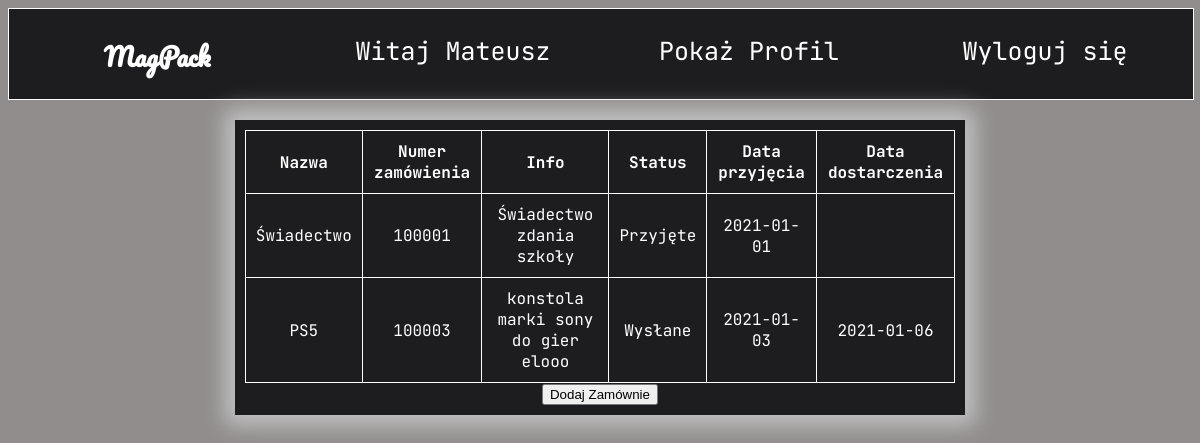
Before: /magpack.php (signed in) with the older database file.
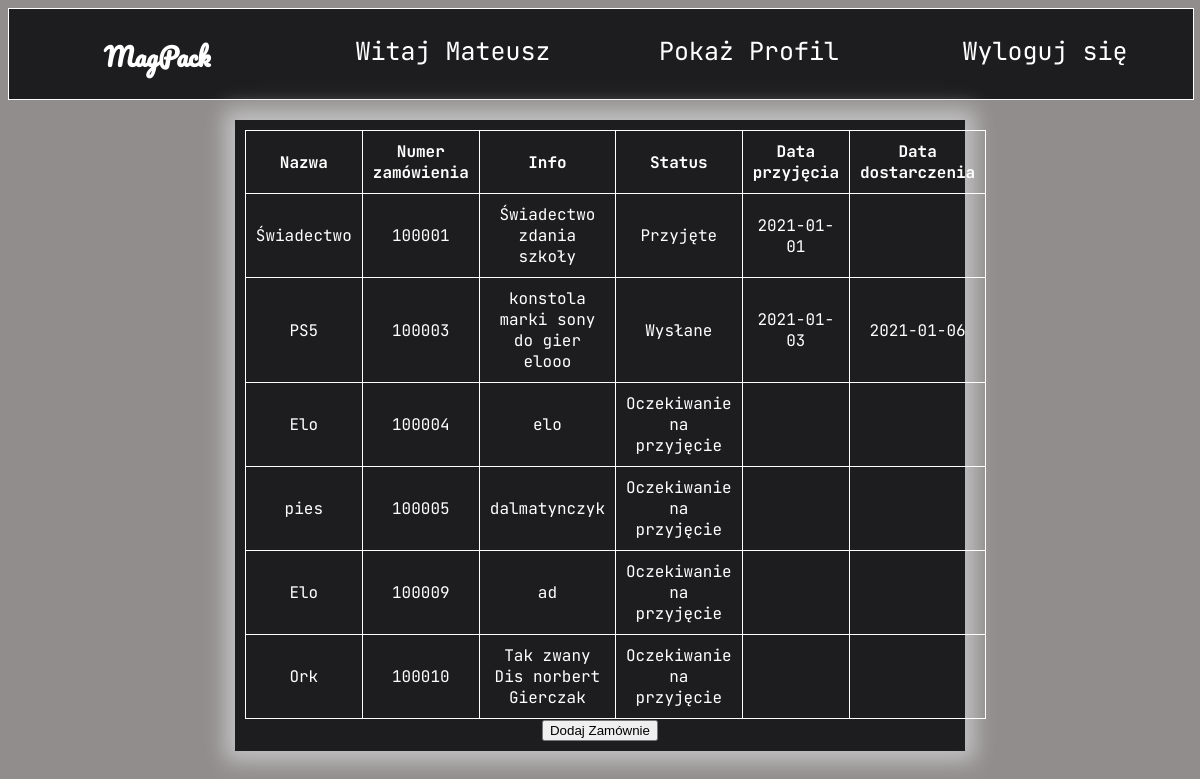
After: the same page with the newer database file.
### tables this page shows
CREATE TABLE `status` (
  `id` int(11) NOT NULL,
  `status` varchar(45) NOT NULL,
  `date_admission` date DEFAULT NULL,
  `date_shipment` date DEFAULT NULL,
  `orderid` int(11) NOT NULL
);

CREATE TABLE `orders` (
  `id` int(11) NOT NULL,
  `name` varchar(45) NOT NULL,
  `number` int(11) NOT NULL,
  `info` text NOT NULL,
  `userid` int(11) NOT NULL,
  `employeesid` int(11) NOT NULL
);

### magpack.php (the view, shortened to what this page needs)
<!DOCTYPE html>
<html lang="PL=pl">
<head>
    <link rel="stylesheet" href="style.css">
</head>
<body>
    <header>
        <div class="logo" onclick="location.href='magpack.php'"><p>MagPack</p></div>
        <div class="welcome"><p>Witaj <?php echo $_SESSION['name']?></p></div>
        <div class="profil" onclick="location.href='profil.php'"><p>Pokaż Profil</p></div>
        <div class="logout" onclick="location.href='logout.php'"><p>Wyloguj się</p></div>
    </header>
    <div class="container-2">
        <?php
        if(isset($_SESSION['user']))
        {
        require_once "dbconnect.php";
         try{
             $connect=new mysqli($host,$db_user,$db_pass,$db_name);
             if($connect->connect_errno!=0)
             {
                 throw new Exception(mysqli_connect_errno());
             }
             else
             {
                $requset=$connect->query("SELECT name,number,info,status,date_admission,date_shipment FROM orders as o INNER join status as s on(o.id=s.orderid) where userid='".$_SESSION['id']."'");
                $num_rows=$requset->num_rows;
                if($num_rows<1)
                {
                    echo "Nie posiadasz zamówień";
                }
                else{
                    $requset=$requset->fetch_all(MYSQLI_ASSOC);
                    echo"<table><tr><th>Nazwa</th><th>Numer zamówienia</th><th>Info</th><th>Status</th><th>Data przyjęcia</th><th>Data dostarczenia</th></tr>";
                    foreach($requset as $key => $value){
                        echo "<tr><td>".$value['name']."</td><td>".$value['number']."</td><td>".$value['info']."</td><td>".$value['status']."</td><td>".$value['date_admission']."</td><td>".$value['date_shipment']."</td></tr>";
                    }
                    echo "</table>";
                }
             }
             echo '<button onclick="location.href='."'addorder.php'".'">Dodaj Zamównie</button>';
            }
            catch(Exception $e)
                {
                    echo $e;
                }
        }
        ?>
    </div>
</body>
</html>

### style.css (style rules this page uses)
body { background: rgb(145, 141, 141); font-family: 'JetBrains Mono', monospace; color: #fff; }
header { display: grid; grid-template-columns: repeat(4, 1fr); grid-template-rows: 90px; width: 100%; background: rgb(29, 29, 31); grid-template-areas:"logo welcome profil logout"; cursor: pointer; font-size: 25px; text-align: center; border: 1px solid white; }
.logout { transition: 0.2s ease-in-out; grid-area: logout; }
.logo { grid-area: logo; font-weight: 600; transition: 0.2s ease-in-out; font-family: 'Pacifico', cursive; }
.profil { transition: 0.2s ease-in-out; grid-area: profil; }
.welcome { grid-area: welcome; cursor: default; }
.container-2 { width: 60%; text-align: center; margin:20px auto 0px auto; background: rgb(29, 29, 31); box-shadow: 0px 0px 20px 10px rgba(201,201,201,0.9); padding:10px; }
table { border-collapse: collapse; border: 1px solid white; }
td { border: 1px solid white; padding: 10px; }
th { border: 1px solid white; padding: 10px; }

Changed rows visible on the page:
added status: orderid.name "Elo", orderid.number "100004", orderid.info "elo", status "Oczekiwanie na przyjęcie"
added status: orderid.name "pies", orderid.number "100005", orderid.info "dalmatynczyk", status "Oczekiwanie na przyjęcie"
added status: orderid.name "Elo", orderid.number "100009", orderid.info "ad", status "Oczekiwanie na przyjęcie"
added status: orderid.name "Ork", orderid.number "100010", orderid.info "Tak zwany Dis norbert Gierczak", status "Oczekiwanie na przyjęcie"
